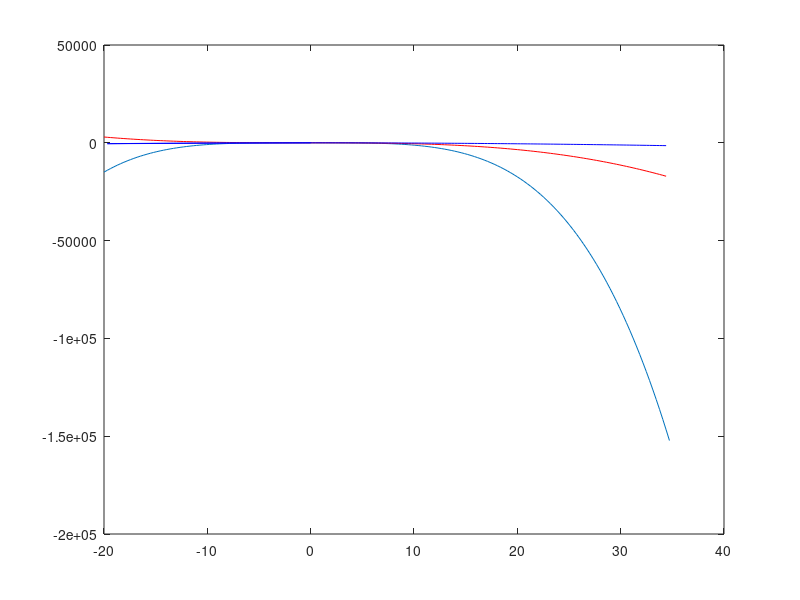

Write MATLAB code to recreate this figure.
clc
clear all
x=[-20:0.32:35];
n=length(x);
for i=1:n
    x(i)=-20+(i-1)*0.32;
    y(i)=(-0.1*x(i)^4)-(0.15*x(i)^3)-(0.5*x(i)^2)-(0.25*x(i))+1.2;
end
for i=1:(n-1)
    x1(i)=-20+(i-1)*0.32;
    yder(i)=(y(i+1)-y(i))/0.32;
end
for i=2:(n-1)
    x2(i)=-20+(i-1)*0.32;
    y2der(i)=(y(i+1)-2*y(i)+y(i-1))/(0.32)^2;
end
plot(x,y,x1,yder,'r',x2,y2der,'b')